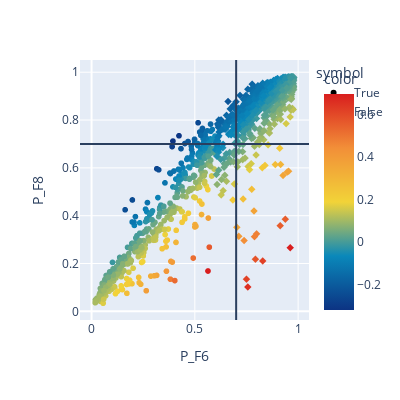

Notebook code cell kept with this figure:
### Code cell
fig = px.scatter(ngc_2682, ngc_2682['P_F6'], ngc_2682['P_F8'],
                 color=ngc_2682['P_F6'] - ngc_2682['P_F8'],
                 symbol=ngc_2682['P_F6']<0.6,
                 width=400, height=400,
                 color_continuous_scale=px.colors.diverging.Portland
                )
fig.add_hline(y=0.7)
fig.add_vline(x=0.7)
# fig.update_traces(marker_symbol=100, selector=dict(type='scatter'))
# fig.update_traces(showlegend=False, selector=dict(type='scatter'))
# fig.update_traces(x = ngc_2682['P_F6'], y = ngc_2682['P_F8'], mode="markers", marker=dict(color=(
#             (ngc_2682['P_F6'] <= 0.7) &
#             (ngc_2682['P_F8'] <= 0.7)
#         ).astype('int'),colorscale=[[0, 'red'], [1, 'green']], symbol='cross'))
# fig.update_traces(x = ngc_2682['P_F6'], y = ngc_2682['P_F8'], mode="markers", showlegend=True,
#                   marker=dict(color=np.where(np.logical_and(ngc_2682['P_F6'] <= 0.7, ngc_2682['P_F8'] <= 0.7), 'green', 'red'), symbol=np.where(np.logical_and(ngc_2682['P_F6'] <= 0.7, ngc_2682['P_F8'] <= 0.7), 'cross', 'circle')))
fig.show()

### Figure 1 — Plotly figure (JSON) as saved in the notebook; plotly's stock layout.template omitted (floating-point values rounded to 4 significant figures; data arrays with more than 128 entries replaced by an {"elided": "..."} marker saying what was removed)
{"data": [{"hovertemplate": "symbol=True<br>P_F6=%{x}<br>P_F8=%{y}<br>color=%{marker.color}<extra></extra>", "legendgroup": "True", "marker": {"color": {"elided": "444 float values"}, "coloraxis": "coloraxis", "symbol": "circle"}, "mode": "markers", "name": "True", "showlegend": true, "type": "scattergl", "x": {"elided": "444 float values"}, "xaxis": "x", "y": {"elided": "444 float values"}, "yaxis": "y"}, {"hovertemplate": "symbol=False<br>P_F6=%{x}<br>P_F8=%{y}<br>color=%{marker.color}<extra></extra>", "legendgroup": "False", "marker": {"color": {"elided": "1097 float values"}, "coloraxis": "coloraxis", "symbol": "diamond"}, "mode": "markers", "name": "False", "showlegend": true, "type": "scattergl", "x": {"elided": "1097 float values"}, "xaxis": "x", "y": {"elided": "1097 float values"}, "yaxis": "y"}], "layout": {"coloraxis": {"colorbar": {"title": {"text": "color"}}, "colorscale": [[0, "rgb(12,51,131)"], [0.25, "rgb(10,136,186)"], [0.5, "rgb(242,211,56)"], [0.75, "rgb(242,143,56)"], [1, "rgb(217,30,30)"]]}, "height": 400, "legend": {"title": {"text": "symbol"}, "tracegroupgap": 0}, "margin": {"t": 60}, "shapes": [{"type": "line", "x0": 0, "x1": 1, "xref": "x domain", "y0": 0.7, "y1": 0.7, "yref": "y"}, {"type": "line", "x0": 0.7, "x1": 0.7, "xref": "x", "y0": 0, "y1": 1, "yref": "y domain"}], "width": 400, "xaxis": {"anchor": "y", "domain": [0, 1], "title": {"text": "P_F6"}}, "yaxis": {"anchor": "x", "domain": [0, 1], "title": {"text": "P_F8"}}}}
